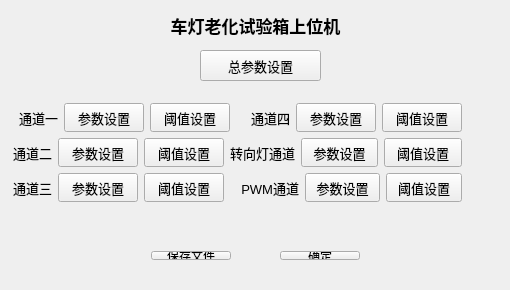
<?xml version="1.0" encoding="UTF-8"?>
<ui version="4.0">
 <class>MainWindow</class>
 <widget class="QMainWindow" name="MainWindow">
  <property name="geometry">
   <rect>
    <x>0</x>
    <y>0</y>
    <width>510</width>
    <height>290</height>
   </rect>
  </property>
  <property name="windowTitle">
   <string>MainWindow</string>
  </property>
  <widget class="QWidget" name="centralWidget">
   <widget class="QWidget" name="horizontalLayoutWidget">
    <property name="geometry">
     <rect>
      <x>0</x>
      <y>0</y>
      <width>511</width>
      <height>51</height>
     </rect>
    </property>
    <layout class="QHBoxLayout" name="horizontalLayout">
     <item>
      <widget class="QLabel" name="label">
       <property name="font">
        <font>
         <family>微软雅黑</family>
         <pointsize>13</pointsize>
         <weight>75</weight>
         <bold>true</bold>
        </font>
       </property>
       <property name="text">
        <string>车灯老化试验箱上位机</string>
       </property>
       <property name="alignment">
        <set>Qt::AlignCenter</set>
       </property>
      </widget>
     </item>
    </layout>
   </widget>
   <widget class="QWidget" name="layoutWidget">
    <property name="geometry">
     <rect>
      <x>140</x>
      <y>240</y>
      <width>231</width>
      <height>31</height>
     </rect>
    </property>
    <layout class="QHBoxLayout" name="horizontalLayout_4">
     <item>
      <widget class="QPushButton" name="pushButton_1">
       <property name="sizePolicy">
        <sizepolicy hsizetype="Minimum" vsizetype="Preferred">
         <horstretch>0</horstretch>
         <verstretch>0</verstretch>
        </sizepolicy>
       </property>
       <property name="text">
        <string>保存文件</string>
       </property>
      </widget>
     </item>
     <item>
      <widget class="QLabel" name="label_2">
       <property name="text">
        <string/>
       </property>
      </widget>
     </item>
     <item>
      <widget class="QPushButton" name="pushButton_0">
       <property name="sizePolicy">
        <sizepolicy hsizetype="Minimum" vsizetype="Preferred">
         <horstretch>0</horstretch>
         <verstretch>0</verstretch>
        </sizepolicy>
       </property>
       <property name="text">
        <string>确定</string>
       </property>
      </widget>
     </item>
    </layout>
   </widget>
   <widget class="QWidget" name="layoutWidget_2">
    <property name="geometry">
     <rect>
      <x>2</x>
      <y>92</y>
      <width>471</width>
      <height>121</height>
     </rect>
    </property>
    <layout class="QVBoxLayout" name="verticalLayout">
     <item>
      <layout class="QHBoxLayout" name="horizontalLayout_7">
       <item>
        <layout class="QHBoxLayout" name="horizontalLayout_5">
         <item>
          <widget class="QLabel" name="label_7">
           <property name="font">
            <font>
             <pointsize>10</pointsize>
            </font>
           </property>
           <property name="text">
            <string> 通道一</string>
           </property>
           <property name="alignment">
            <set>Qt::AlignRight|Qt::AlignTrailing|Qt::AlignVCenter</set>
           </property>
          </widget>
         </item>
         <item>
          <widget class="QPushButton" name="pushButton_11">
           <property name="sizePolicy">
            <sizepolicy hsizetype="Fixed" vsizetype="Preferred">
             <horstretch>0</horstretch>
             <verstretch>0</verstretch>
            </sizepolicy>
           </property>
           <property name="minimumSize">
            <size>
             <width>0</width>
             <height>0</height>
            </size>
           </property>
           <property name="font">
            <font>
             <pointsize>10</pointsize>
            </font>
           </property>
           <property name="text">
            <string>参数设置</string>
           </property>
          </widget>
         </item>
         <item>
          <widget class="QPushButton" name="pushButton_12">
           <property name="sizePolicy">
            <sizepolicy hsizetype="Fixed" vsizetype="Preferred">
             <horstretch>0</horstretch>
             <verstretch>0</verstretch>
            </sizepolicy>
           </property>
           <property name="font">
            <font>
             <pointsize>10</pointsize>
            </font>
           </property>
           <property name="text">
            <string>阈值设置</string>
           </property>
          </widget>
         </item>
        </layout>
       </item>
       <item>
        <layout class="QHBoxLayout" name="horizontalLayout_6">
         <item>
          <widget class="QLabel" name="label_6">
           <property name="font">
            <font>
             <pointsize>10</pointsize>
            </font>
           </property>
           <property name="text">
            <string>    通道四</string>
           </property>
           <property name="alignment">
            <set>Qt::AlignRight|Qt::AlignTrailing|Qt::AlignVCenter</set>
           </property>
          </widget>
         </item>
         <item>
          <widget class="QPushButton" name="pushButton_41">
           <property name="sizePolicy">
            <sizepolicy hsizetype="Fixed" vsizetype="Preferred">
             <horstretch>0</horstretch>
             <verstretch>0</verstretch>
            </sizepolicy>
           </property>
           <property name="minimumSize">
            <size>
             <width>0</width>
             <height>0</height>
            </size>
           </property>
           <property name="font">
            <font>
             <pointsize>10</pointsize>
            </font>
           </property>
           <property name="text">
            <string>参数设置</string>
           </property>
          </widget>
         </item>
         <item>
          <widget class="QPushButton" name="pushButton_42">
           <property name="sizePolicy">
            <sizepolicy hsizetype="Fixed" vsizetype="Preferred">
             <horstretch>0</horstretch>
             <verstretch>0</verstretch>
            </sizepolicy>
           </property>
           <property name="font">
            <font>
             <pointsize>10</pointsize>
            </font>
           </property>
           <property name="text">
            <string>阈值设置</string>
           </property>
          </widget>
         </item>
        </layout>
       </item>
      </layout>
     </item>
     <item>
      <layout class="QHBoxLayout" name="horizontalLayout_9">
       <item>
        <layout class="QHBoxLayout" name="horizontalLayout_2">
         <item>
          <widget class="QLabel" name="label_8">
           <property name="font">
            <font>
             <pointsize>10</pointsize>
            </font>
           </property>
           <property name="text">
            <string>通道二</string>
           </property>
           <property name="alignment">
            <set>Qt::AlignRight|Qt::AlignTrailing|Qt::AlignVCenter</set>
           </property>
          </widget>
         </item>
         <item>
          <widget class="QPushButton" name="pushButton_21">
           <property name="sizePolicy">
            <sizepolicy hsizetype="Fixed" vsizetype="Preferred">
             <horstretch>0</horstretch>
             <verstretch>0</verstretch>
            </sizepolicy>
           </property>
           <property name="minimumSize">
            <size>
             <width>0</width>
             <height>0</height>
            </size>
           </property>
           <property name="font">
            <font>
             <pointsize>10</pointsize>
            </font>
           </property>
           <property name="text">
            <string>参数设置</string>
           </property>
          </widget>
         </item>
         <item>
          <widget class="QPushButton" name="pushButton_22">
           <property name="sizePolicy">
            <sizepolicy hsizetype="Fixed" vsizetype="Preferred">
             <horstretch>0</horstretch>
             <verstretch>0</verstretch>
            </sizepolicy>
           </property>
           <property name="font">
            <font>
             <pointsize>10</pointsize>
            </font>
           </property>
           <property name="text">
            <string>阈值设置</string>
           </property>
          </widget>
         </item>
        </layout>
       </item>
       <item>
        <layout class="QHBoxLayout" name="horizontalLayout_8">
         <item>
          <widget class="QLabel" name="label_9">
           <property name="font">
            <font>
             <pointsize>10</pointsize>
            </font>
           </property>
           <property name="text">
            <string>转向灯通道</string>
           </property>
           <property name="alignment">
            <set>Qt::AlignRight|Qt::AlignTrailing|Qt::AlignVCenter</set>
           </property>
          </widget>
         </item>
         <item>
          <widget class="QPushButton" name="pushButton_51">
           <property name="sizePolicy">
            <sizepolicy hsizetype="Fixed" vsizetype="Preferred">
             <horstretch>0</horstretch>
             <verstretch>0</verstretch>
            </sizepolicy>
           </property>
           <property name="minimumSize">
            <size>
             <width>0</width>
             <height>0</height>
            </size>
           </property>
           <property name="font">
            <font>
             <pointsize>10</pointsize>
            </font>
           </property>
           <property name="text">
            <string>参数设置</string>
           </property>
          </widget>
         </item>
         <item>
          <widget class="QPushButton" name="pushButton_52">
           <property name="sizePolicy">
            <sizepolicy hsizetype="Fixed" vsizetype="Preferred">
             <horstretch>0</horstretch>
             <verstretch>0</verstretch>
            </sizepolicy>
           </property>
           <property name="font">
            <font>
             <pointsize>10</pointsize>
            </font>
           </property>
           <property name="text">
            <string>阈值设置</string>
           </property>
          </widget>
         </item>
        </layout>
       </item>
      </layout>
     </item>
     <item>
      <layout class="QHBoxLayout" name="horizontalLayout_11">
       <item>
        <layout class="QHBoxLayout" name="horizontalLayout_3">
         <item>
          <widget class="QLabel" name="label_10">
           <property name="font">
            <font>
             <pointsize>10</pointsize>
            </font>
           </property>
           <property name="text">
            <string>通道三</string>
           </property>
           <property name="alignment">
            <set>Qt::AlignRight|Qt::AlignTrailing|Qt::AlignVCenter</set>
           </property>
          </widget>
         </item>
         <item>
          <widget class="QPushButton" name="pushButton_31">
           <property name="sizePolicy">
            <sizepolicy hsizetype="Fixed" vsizetype="Preferred">
             <horstretch>0</horstretch>
             <verstretch>0</verstretch>
            </sizepolicy>
           </property>
           <property name="minimumSize">
            <size>
             <width>0</width>
             <height>0</height>
            </size>
           </property>
           <property name="font">
            <font>
             <pointsize>10</pointsize>
            </font>
           </property>
           <property name="text">
            <string>参数设置</string>
           </property>
          </widget>
         </item>
         <item>
          <widget class="QPushButton" name="pushButton_32">
           <property name="sizePolicy">
            <sizepolicy hsizetype="Fixed" vsizetype="Preferred">
             <horstretch>0</horstretch>
             <verstretch>0</verstretch>
            </sizepolicy>
           </property>
           <property name="font">
            <font>
             <pointsize>10</pointsize>
            </font>
           </property>
           <property name="text">
            <string>阈值设置</string>
           </property>
          </widget>
         </item>
        </layout>
       </item>
       <item>
        <layout class="QHBoxLayout" name="horizontalLayout_10">
         <item>
          <widget class="QLabel" name="label_11">
           <property name="font">
            <font>
             <pointsize>10</pointsize>
             <weight>50</weight>
             <italic>false</italic>
             <bold>false</bold>
             <kerning>true</kerning>
            </font>
           </property>
           <property name="text">
            <string>   PWM通道</string>
           </property>
           <property name="alignment">
            <set>Qt::AlignRight|Qt::AlignTrailing|Qt::AlignVCenter</set>
           </property>
          </widget>
         </item>
         <item>
          <widget class="QPushButton" name="pushButton_61">
           <property name="sizePolicy">
            <sizepolicy hsizetype="Fixed" vsizetype="Preferred">
             <horstretch>0</horstretch>
             <verstretch>0</verstretch>
            </sizepolicy>
           </property>
           <property name="minimumSize">
            <size>
             <width>0</width>
             <height>0</height>
            </size>
           </property>
           <property name="font">
            <font>
             <pointsize>10</pointsize>
            </font>
           </property>
           <property name="text">
            <string>参数设置</string>
           </property>
          </widget>
         </item>
         <item>
          <widget class="QPushButton" name="pushButton_62">
           <property name="sizePolicy">
            <sizepolicy hsizetype="Fixed" vsizetype="Preferred">
             <horstretch>0</horstretch>
             <verstretch>0</verstretch>
            </sizepolicy>
           </property>
           <property name="font">
            <font>
             <pointsize>10</pointsize>
            </font>
           </property>
           <property name="text">
            <string>阈值设置</string>
           </property>
          </widget>
         </item>
        </layout>
       </item>
      </layout>
     </item>
    </layout>
   </widget>
   <widget class="QPushButton" name="pushButton">
    <property name="geometry">
     <rect>
      <x>200</x>
      <y>50</y>
      <width>121</width>
      <height>31</height>
     </rect>
    </property>
    <property name="font">
     <font>
      <pointsize>10</pointsize>
     </font>
    </property>
    <property name="text">
     <string>总参数设置</string>
    </property>
   </widget>
  </widget>
 </widget>
 <layoutdefault spacing="6" margin="11"/>
 <resources/>
 <connections/>
</ui>
